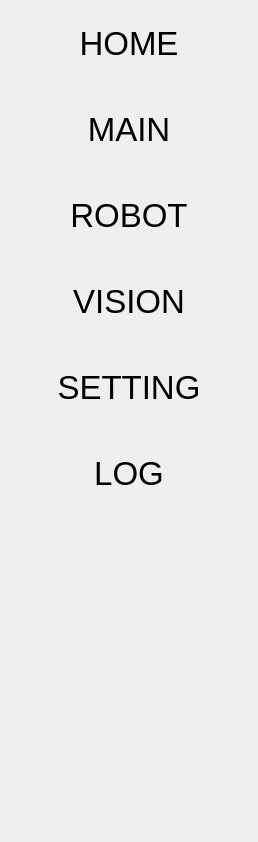
   <widget class="QFrame" name="SideMenu">
    <property name="geometry">
     <rect>
      <x>0</x>
      <y>86</y>
      <width>258</width>
      <height>842</height>
     </rect>
    </property>
    <property name="styleSheet">
     <string>QFrame#SideMenu {
    background: qlineargradient(x1:0,y1:0,x2:0,y2:1, stop:0 #2ba1c3, stop:1 #b8e5ec);
}

QFrame#SideMenu QPushButton {
    color: #001b45;
    border: 0px;
    border-radius: 8px;
    padding: 8px 12px;
    text-align: left;
    background: qlineargradient(x1:0,y1:0,x2:0,y2:1, stop:0 #67c1d1, stop:1 #3ba2bf);
}

QFrame#SideMenu QPushButton:hover {
    color: white;
    background: qlineargradient(x1:0,y1:0,x2:0,y2:1, stop:0 #008dbe, stop:1 #004b78);
}

QFrame#SideMenu QPushButton:checked {
    color: white;
    font-weight: bold;
    border-left: 5px solid #ffffff;
    background: qlineargradient(x1:0,y1:0,x2:0,y2:1, stop:0 #006f9f, stop:1 #003b63);
}

QFrame#SideMenu QPushButton:checked:hover {
    color: white;
    background: qlineargradient(x1:0,y1:0,x2:0,y2:1, stop:0 #007fb5, stop:1 #004b78);
}</string>
    </property>
    <property name="frameShape">
     <enum>QFrame::NoFrame</enum>
    </property>
    <widget class="QPushButton" name="btnHome">
     <property name="geometry">
      <rect>
       <x>0</x>
       <y>0</y>
       <width>258</width>
       <height>86</height>
      </rect>
     </property>
     <property name="font">
      <font>
       <family>Arial</family>
       <pointsize>25</pointsize>
      </font>
     </property>
     <property name="text">
      <string>HOME</string>
     </property>
     <property name="flat">
      <bool>true</bool>
     </property>
    </widget>
    <widget class="QPushButton" name="btnMain">
     <property name="geometry">
      <rect>
       <x>0</x>
       <y>86</y>
       <width>258</width>
       <height>86</height>
      </rect>
     </property>
     <property name="font">
      <font>
       <family>Arial</family>
       <pointsize>25</pointsize>
      </font>
     </property>
     <property name="text">
      <string>MAIN</string>
     </property>
     <property name="flat">
      <bool>true</bool>
     </property>
    </widget>
    <widget class="QPushButton" name="btnRobot">
     <property name="geometry">
      <rect>
       <x>0</x>
       <y>172</y>
       <width>258</width>
       <height>86</height>
      </rect>
     </property>
     <property name="font">
      <font>
       <family>Arial</family>
       <pointsize>25</pointsize>
      </font>
     </property>
     <property name="text">
      <string>ROBOT</string>
     </property>
     <property name="flat">
      <bool>true</bool>
     </property>
    </widget>
    <widget class="QPushButton" name="btnVision">
     <property name="geometry">
      <rect>
       <x>0</x>
       <y>258</y>
       <width>258</width>
       <height>86</height>
      </rect>
     </property>
     <property name="font">
      <font>
       <family>Arial</family>
       <pointsize>25</pointsize>
      </font>
     </property>
     <property name="text">
      <string>VISION</string>
     </property>
     <property name="flat">
      <bool>true</bool>
     </property>
    </widget>
    <widget class="QPushButton" name="btnSetting">
     <property name="geometry">
      <rect>
       <x>0</x>
       <y>344</y>
       <width>258</width>
       <height>86</height>
      </rect>
     </property>
     <property name="font">
      <font>
       <family>Arial</family>
       <pointsize>25</pointsize>
      </font>
     </property>
     <property name="text">
      <string>SETTING</string>
     </property>
     <property name="flat">
      <bool>true</bool>
     </property>
    </widget>
    <widget class="QPushButton" name="btnLog">
     <property name="geometry">
      <rect>
       <x>0</x>
       <y>430</y>
       <width>258</width>
       <height>86</height>
      </rect>
     </property>
     <property name="font">
      <font>
       <family>Arial</family>
       <pointsize>25</pointsize>
      </font>
     </property>
     <property name="text">
      <string>LOG</string>
     </property>
     <property name="flat">
      <bool>true</bool>
     </property>
    </widget>
   </widget>
